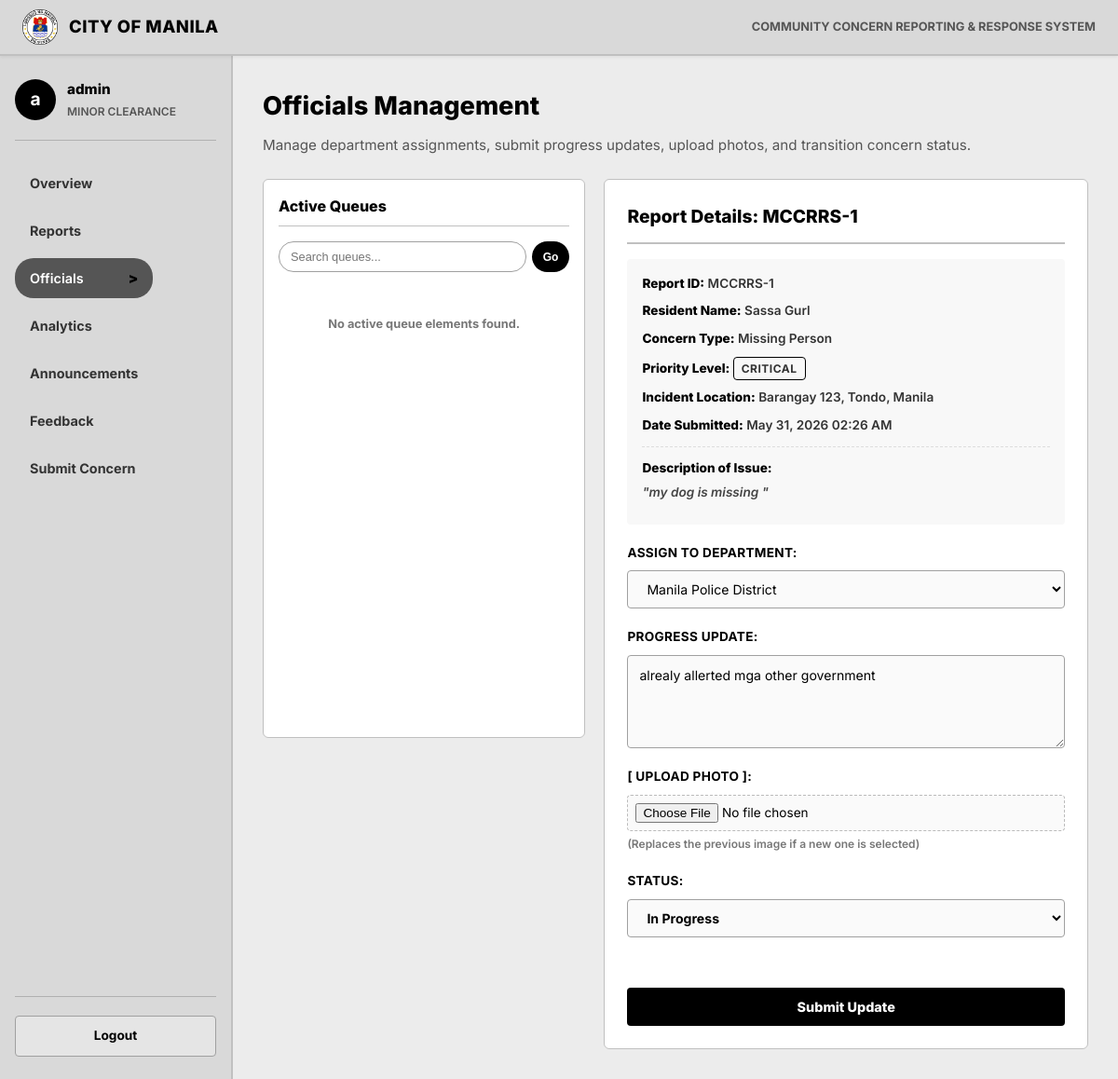
/admin/officials?id=1 (signed in), run on the app's committed database.
### app.py (models this page shows, shortened)
class Report(db.Model):
    __tablename__ = 'reports'  # Added: explicit table name for clarity
    id             = db.Column(db.Integer, primary_key=True)  # Auto-increment ID replaces ReportIDGenerator
    name           = db.Column(db.String(120), nullable=False)
    location       = db.Column(db.String(200), nullable=False)
    concern        = db.Column(db.Text, nullable=False)
    severity       = db.Column(db.String(20), nullable=False)
    status         = db.Column(db.String(30), nullable=False, default=ReportStatus.PENDING)
    description    = db.Column(db.Text, nullable=True)  # Added: optional description field from the form
    image          = db.Column(db.LargeBinary, nullable=True)  # Added: stores uploaded image as binary blob
    image_mimetype = db.Column(db.String(50), nullable=True)  # Added: stores the MIME type of the uploaded image
    date_reported  = db.Column(db.String(50), nullable=True)  # Added: stores the date/time string when report was created
    department     = db.Column(db.String(100), nullable=True)  # Added: city government agency assigned to resolve the concern
    officer_notes  = db.Column(db.Text, nullable=True)  # Added: descriptive progress updates and resolution logs entered by officials
    @property
    def officer_assignment(self):
        """Added: Alias property to dynamically map department to officer_assignment for real-time tracking consistency."""
        return self.department or "Pending Assignment"
    @classmethod
    def get_admin_reports(cls, clearance):
        if clearance == PriorityLevel.CRITICAL:
            return cls.query.order_by(cls.id.desc()).all()
        elif clearance == PriorityLevel.MAJOR:
            return cls.query.filter(cls.severity.in_([PriorityLevel.MINOR, PriorityLevel.MAJOR])).order_by(cls.id.desc()).all()
        else:
            return cls.query.filter(cls.severity == PriorityLevel.MINOR).order_by(cls.id.desc()).all()

### app.py (the view)
@app.route('/admin/officials', methods=['GET', 'POST'])
def admin_officials():
    clearance = session.get('admin_clearance', PriorityLevel.MINOR)
    search_query = request.args.get('search', '').strip()
    selected_id = request.args.get('id')
    reports_list = Report.get_admin_reports(clearance)
    if search_query:
        reports_list = [
            r for r in reports_list
            if search_query.lower() in r.name.lower() or search_query.lower() in r.concern.lower()
        ]
    selected_report = None
    if selected_id:
        try:
            selected_report = Report.query.get(int(selected_id))
        except (ValueError, TypeError):
            pass
    if not selected_report and reports_list:
        selected_report = reports_list[0]
    return render_template(
        'admin_officials.html',
        active_module='officials',
        reports=reports_list,
        selected_report=selected_report,
        search_query=search_query
    )

### app.py (called while the page is built)
@app.before_request
def admin_auth_guard():
    if request.path.startswith('/admin') and request.path not in ['/admin/login', '/admin']:
        if not session.get('admin_logged_in'):
            return redirect(url_for('admin_login'))

### templates/admin_officials.html (shortened to what this page needs)
{% extends "admin_base.html" %}
{% block admin_content %}
    <h2 class="admin-page-title">Officials Management</h2>
    <p class="admin-page-subtitle">Manage department assignments, submit progress updates, upload photos, and transition concern status.</p>
    <div class="admin-officials-pane-layout">
        <div class="officials-queue-pane">
            <h3 style="font-size:1rem; font-weight:800; color:#000; margin:0 0 16px 0; border-bottom:1.5px solid #C0C0C0; padding-bottom:8px;">
                Active Queues
            </h3>
            <form method="GET" action="{{ url_for('admin_officials') }}" style="margin-bottom:16px; display:flex; gap:6px;">
                <input type="text" name="search" placeholder="Search queues..." value="{{ search_query or '' }}"
                       style="flex-grow:1; padding:8px 12px; font-size:0.8rem; border:1px solid #A0A0A0; border-radius:16px;">
                <button type="submit" class="btn-admin-search" style="padding:6px 12px; font-size:0.75rem;">Go</button>
            </form>
            <div class="queue-items-container">
                {% if reports %}
                    {% for q_rep in reports %}
                    <a href="{{ url_for('admin_officials', id=q_rep.id, search=search_query) }}"
                       class="queue-card-btn {{ 'selected' if selected_report and selected_report.id == q_rep.id else '' }}">
                        <div class="queue-card-ref">MCCRRS-{{ q_rep.id }}</div>
                        <div class="queue-card-concern">{{ q_rep.concern }}</div>
                        <div class="queue-card-reporter">Resident: {{ q_rep.name }}</div>
                    </a>
                    {% endfor %}
                {% else %}
                    <div style="text-align:center; padding:30px 0; color:#777; font-size:0.8rem; font-weight:700;">
                        No active queue elements found.
                    </div>
                {% endif %}
            </div>
        </div>
        <div class="officials-details-pane">
            {% if selected_report %}
                <h3 style="font-size:1.2rem; font-weight:800; color:#000; margin:0 0 16px 0; border-bottom:2px solid #C0C0C0; padding-bottom:12px;">
                    Report Details: MCCRRS-{{ selected_report.id }}
                </h3>
                <div class="details-meta-block">
                    <div class="details-meta-item"><strong>Report ID:</strong> MCCRRS-{{ selected_report.id }}</div>
                    <div class="details-meta-item"><strong>Resident Name:</strong> {{ selected_report.name }}</div>
                    <div class="details-meta-item"><strong>Concern Type:</strong> {{ selected_report.concern }}</div>
                    <div class="details-meta-item"><strong>Priority Level:</strong>
                        <span class="badge badge-{{ selected_report.severity|lower|replace(' ', '-') }}" style="font-size:0.75rem; font-weight:700; padding:2px 8px;">
                            {{ selected_report.severity }}
                        </span>
                    </div>
                    <div class="details-meta-item"><strong>Incident Location:</strong> {{ selected_report.location }}</div>
                    <div class="details-meta-item"><strong>Date Submitted:</strong> {{ selected_report.date_reported }}</div>
                    {% if selected_report.description %}
                    <div class="details-meta-item" style="margin-top:12px; padding-top:12px; border-top:1px dashed #DDD;">
                        <strong>Description of Issue:</strong><br>
                        <span style="font-style:italic; display:block; margin-top:4px; line-height:1.5; color:#444;">"{{ selected_report.description }}"</span>
                    </div>
                    {% endif %}
                </div>
                <form method="POST" action="{{ url_for('admin_update_report', report_id=selected_report.id) }}" enctype="multipart/form-data">
                    <div class="form-group" style="margin-bottom:20px;">
                        <label for="department" style="font-weight:700; font-size:0.85rem; color:#000; display:block; margin-bottom:8px;">
                            Assign to Department:
                        </label>
                        <select id="department" name="department" style="width:100%; padding:10px 16px; border:1px solid #A0A0A0; border-radius:4px; font-family:inherit;">
                            <option value="Manila Police District" {% if selected_report.department == "Manila Police District" %}selected{% endif %}>Manila Police District</option>
                        </select>
                    </div>
                    <div class="form-group" style="margin-bottom:20px;">
                        <label for="officer_notes" style="font-weight:700; font-size:0.85rem; color:#000; display:block; margin-bottom:8px;">
                            Progress Update:
                        </label>
                        <textarea id="officer_notes" name="officer_notes" rows="4" placeholder="Enter progress log notes, e.g. Drainage clearing ongoing, crews dispatched..."
                                  style="width:100%; padding:12px; border:1px solid #A0A0A0; border-radius:4px; font-family:inherit; resize:vertical; box-sizing:border-box;">{{ selected_report.officer_notes or '' }}</textarea>
                    </div>
                    <div class="form-group" style="margin-bottom:20px;">
                        <label for="image" style="font-weight:700; font-size:0.85rem; color:#000; display:block; margin-bottom:8px;">
                            [ Upload Photo ]:
                        </label>
                        <input type="file" id="image" name="image" accept="image/*"
                               style="font-size:0.85rem; font-family:inherit;">
                        <span style="font-size:0.75rem; color:#777; display:block; margin-top:4px; font-weight:600;">(Replaces the previous image if a new one is selected)</span>
                    </div>
                    <div class="form-group" style="margin-bottom:30px;">
                        <label for="status" style="font-weight:700; font-size:0.85rem; color:#000; display:block; margin-bottom:8px;">
                            Status:
                        </label>
                        <select id="status" name="status" style="width:100%; padding:10px 16px; border:1px solid #A0A0A0; border-radius:4px; font-family:inherit; font-weight:700;">
                            <option value="In Progress" {% if selected_report.status == "In Progress" %}selected{% endif %}>In Progress</option>
                        </select>
                    </div>
                    <button type="submit" class="btn-submit" style="width:100%; padding:12px; border-radius:4px; font-weight:800; background-color:#000; color:#FFF; border:none; cursor:pointer;">
                        Submit Update
                    </button>
                </form>
            {% else %}
                <div style="text-align:center; padding:80px 0; color:#555; font-size:1rem; font-weight:700;">
                    No report selected. Choose an active item from the queue list on the left to modify.
                </div>
            {% endif %}
        </div>
    </div>
{% endblock %}

### static/css/style.css (style rules this page uses)
*, *::before, *::after { margin: 0; padding: 0; box-sizing: border-box; }
html { scroll-behavior: smooth; }
body { font-family: 'Inter', sans-serif; color: #000; background-color: #fafafa; line-height: 1.6; min-height: 100vh; display: flex; flex-direction: column; }
.form-group { display: flex; flex-direction: column; }
.form-group label { font-size: 0.82rem; font-weight: 600; color: #333; margin-bottom: 6px; text-transform: uppercase; letter-spacing: 0.3px; }
.form-group input[type="text"], .form-group input[type="password"], .form-group input[type="email"], .form-group select, .form-group textarea { width: 100%; padding: 10px 12px; font-size: 0.88rem; border: 1px solid #ccc; border-radius: 4px; background-color: #fafafa; color: #000; font-family: inherit; transition: border-color 0.25s ease, box-shadow 0.25s ease; }
.form-group textarea { resize: vertical; min-height: 100px; }
.form-group input[type="file"] { font-size: 0.85rem; padding: 8px; border: 1px dashed #bbb; border-radius: 4px; background-color: #fafafa; cursor: pointer; }
.btn-submit { display: inline-block; margin-top: 24px; padding: 12px 36px; background-color: #000; color: #fff; font-size: 0.9rem; font-weight: 600; border: none; border-radius: 4px; cursor: pointer; font-family: inherit; transition: background-color 0.3s ease, transform 0.2s ease; }
.badge { display: inline-block; padding: 4px 12px; font-size: 0.72rem; font-weight: 700; border-radius: 4px; text-transform: uppercase; letter-spacing: 0.5px; border: 1px solid #000; }
.admin-page-title { font-size: 1.7rem; font-weight: 800; color: #000000; margin: 0 0 8px 0; }
.admin-page-subtitle { font-size: 0.95rem; color: #555555; margin: 0 0 24px 0; }
.btn-admin-search { padding: 10px 24px; background-color: #000000; color: #FFFFFF; border: none; border-radius: 20px; font-weight: 700; cursor: pointer; font-size: 0.85rem; }
.admin-officials-pane-layout { display: grid; grid-template-columns: 1fr 1.5fr; gap: 20px; }
.officials-queue-pane { background-color: #FFFFFF; border: 1px solid #C0C0C0; border-radius: 6px; padding: 16px; max-height: 600px; overflow-y: auto; }
.queue-items-container { display: flex; flex-direction: column; gap: 10px; }
.officials-details-pane { background-color: #FFFFFF; border: 1px solid #C0C0C0; border-radius: 6px; padding: 24px; }
.details-meta-block { background-color: #F8F8F8; border-radius: 4px; padding: 16px; margin-bottom: 20px; }
.details-meta-item { font-size: 0.85rem; margin-bottom: 8px; color: #333333; font-weight: 600; }
.details-meta-item strong { color: #000000; font-weight: 800; }

### data on the page
Report: id "1", name "Sassa Gurl", concern "Missing Person", severity "CRITICAL", location "Barangay 123, Tondo, Manila", date_reported "May 31, 2026 02:26 AM", description "my dog is missing", department "Manila Police District", officer_notes "alrealy allerted mga other government", status "In Progress"

### other printed values
{{ session.get('admin_name', 'A')[0] }} "a"
{{ session.get('admin_name', 'Admin') }} "admin"
{{ session.get('admin_clearance', 'Minor') }} "MINOR"
